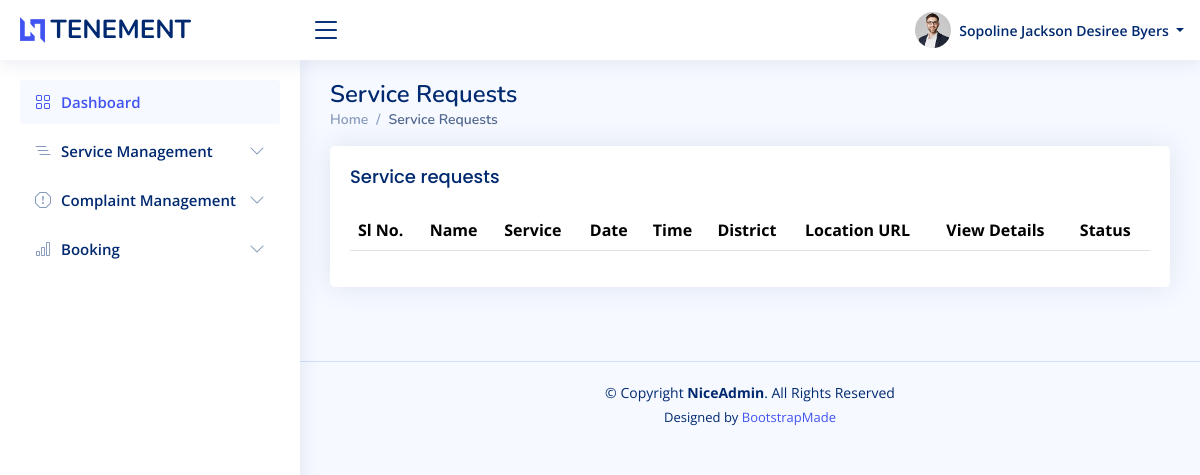
Before: /employee/payment.php (signed in) with the older database file.
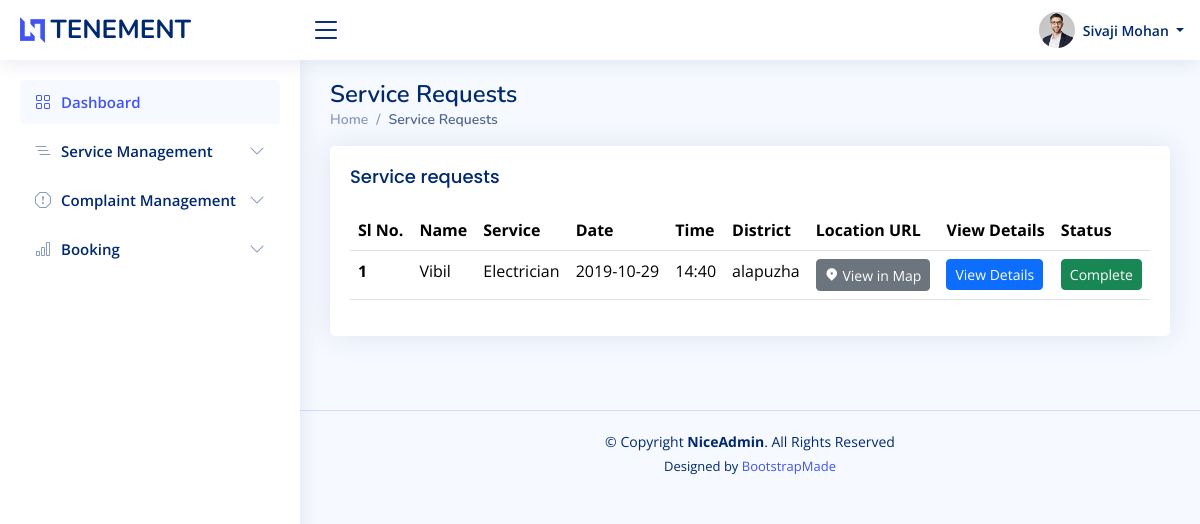
After: the same page with the newer database file.
### tables this page shows
CREATE TABLE `employee_register` (
  `fname` varchar(50) NOT NULL,
  `lname` varchar(50) NOT NULL,
  `housename` varchar(50) NOT NULL,
  `street` varchar(50) NOT NULL,
  `district` varchar(50) NOT NULL,
  `state` varchar(50) NOT NULL,
  `zip` int(30) NOT NULL,
  `dob` date NOT NULL,
  `gender` varchar(50) NOT NULL,
  `phonenumber` varchar(50) NOT NULL,
  `email` varchar(50) NOT NULL,
  `aadhar` varchar(50) NOT NULL,
  `password` varchar(50) NOT NULL
);

CREATE TABLE `booking` (
  `bookingid` int(50) NOT NULL,
  `name` varchar(50) NOT NULL,
  `phone` varchar(50) NOT NULL,
  `date` date NOT NULL,
  `time` varchar(50) NOT NULL DEFAULT current_timestamp(),
  `address` varchar(200) NOT NULL,
  `district` varchar(50) NOT NULL,
  `city` varchar(50) NOT NULL,
  `instructions` varchar(300) NOT NULL,
  `landmark` varchar(100) NOT NULL,
  `url` varchar(100) NOT NULL,
  `status` int(20) NOT NULL,
  `email` varchar(50) NOT NULL,
  `serviceid` int(50) NOT NULL
);

CREATE TABLE `addservice` (
  `serviceid` int(100) NOT NULL,
  `services` varchar(100) NOT NULL,
  `description` varchar(500) NOT NULL,
  `experience` varchar(100) NOT NULL,
  `rate` varchar(100) NOT NULL,
  `email` varchar(50) NOT NULL
);

### connect.php (called while the page is built, shortened)
<?php
$dbname="tenement";
$conn=mysqli_connect("localhost","root","",$dbname);
function select_data($sql)
{
  global $conn;
  $res = mysqli_query($conn, $sql);
  if ($res)
    return $res;
  else
    return False;
}
?>

### employee/payment.php (the view, shortened to what the changed rows need)
<?php
include 'header.php';
?>
<main id="main" class="main">
  <div class="pagetitle">
    <h1>Service Requests</h1>
  </div>
  <section class="section dashboard">
    <div class="row">
      <section class="section">
        <div class="row">
          <div class="col-lg-12">
            <div class="card">
              <div class="card-body">
                <table class="table datatable">
                  <thead>
                    <tr>
                      <th scope="col">Sl No.</th>
                      <th scope="col">Name</th>
                      <th scope="col">Service</th>
                      <th scope="col">Date</th>
                      <th scope="col">Time</th>
                      <th scope="col">District</th>
                      <th scope="col">Location URL</th>
                      <th scope="col">View Details</th>
                      <th scope="col">Status</th>
                    </tr>
                  </thead>
                  <tbody>
                    <?php
                    $sql1 = "SELECT b.*,a.services from booking b,addservice a where  a.serviceid=b.serviceid  and status ='2'";
                    $data1 = select_data($sql1);
                    $n = 1;
                    while ($row = mysqli_fetch_assoc($data1)) {
                    ?>
                      <tr>
                        <th scope='row'><?php echo $n++; ?></th>
                        <td><?php echo  $row['name'] ?></td>
                        <td><?php echo  $row['services'] ?></td>
                        <td><?php echo $row['date'] ?></td>
                        <td><?php echo $row['time'] ?></td>
                        <td> <?php echo $row['district']  ?></td>
                        <td> <a class="btn btn-secondary btn-sm" target="_blank" href="<?php echo $row['url']  ?>"><i class="  ri-map-pin-2-fill"></i> View in Map</a></td>
                        <td>
                          <div class="btn-group">
                            <a class="btn btn-primary btn-sm" data-bs-toggle="modal" data-bs-target="#verticalycentered2" onclick="passdes('<?php echo $row['instructions']; ?>')">View Details</a>
                          </div>
                        </td>
                        <td>
                      <div class="btn-group">
                      <a class="btn btn-success btn-sm" data-bs-toggle="modal" onclick="passid('<?php echo $row['name'];?>')" data-bs-target="#verticalycentered">Complete</a>
                        </div>
                    </td>
                    </tr>
                    <?php
                    }
                    ?>
                  </tbody>
                </table>
              </div>
            </div>
          </div>
        </div>
</main>

### employee/header.php (shortened to what the changed rows need)
<?php
require '../connect.php';
$email=$_SESSION['email'];
$sql="SELECT * from employee_register where email='$email'";
$data=select_data($sql);
$user=mysqli_fetch_assoc($data);
?>
<!DOCTYPE html>
<html lang="en">
<head>
  <link href="assets/vendor/bootstrap/css/bootstrap.min.css" rel="stylesheet">
  <link href="assets/vendor/bootstrap-icons/bootstrap-icons.css" rel="stylesheet">
  <link href="assets/vendor/boxicons/css/boxicons.min.css" rel="stylesheet">
  <link href="assets/vendor/quill/quill.snow.css" rel="stylesheet">
  <link href="assets/vendor/quill/quill.bubble.css" rel="stylesheet">
  <link href="assets/vendor/remixicon/remixicon.css" rel="stylesheet">
  <link href="assets/vendor/simple-datatables/style.css" rel="stylesheet">
  <link href="assets/css/style.css" rel="stylesheet">
</head>
<body>
  <header id="header" class="header fixed-top d-flex align-items-center">
    <nav class="header-nav ms-auto">
      <ul class="d-flex align-items-center">
        <li class="nav-item dropdown pe-3">
          <a class="nav-link nav-profile d-flex align-items-center pe-0" href="#" data-bs-toggle="dropdown">
            <img src="assets/img/profile-img.jpg" alt="Profile" class="rounded-circle">
            <span class="d-none d-md-block dropdown-toggle ps-2"><?php echo $user['fname'];?> <?php echo $user['lname'];?></</span>
          </a>
        </li>
      </ul>
    </nav>
  </header>

Changed rows visible on the page:
removed employee_register: fname "Sopoline Jackson", lname "Desiree Byers"
added employee_register: fname "Sivaji", lname "Mohan"
added booking: name "Vibil", serviceid.services "Electrician", date "2019-10-29", time "14:40", district "alapuzha"
